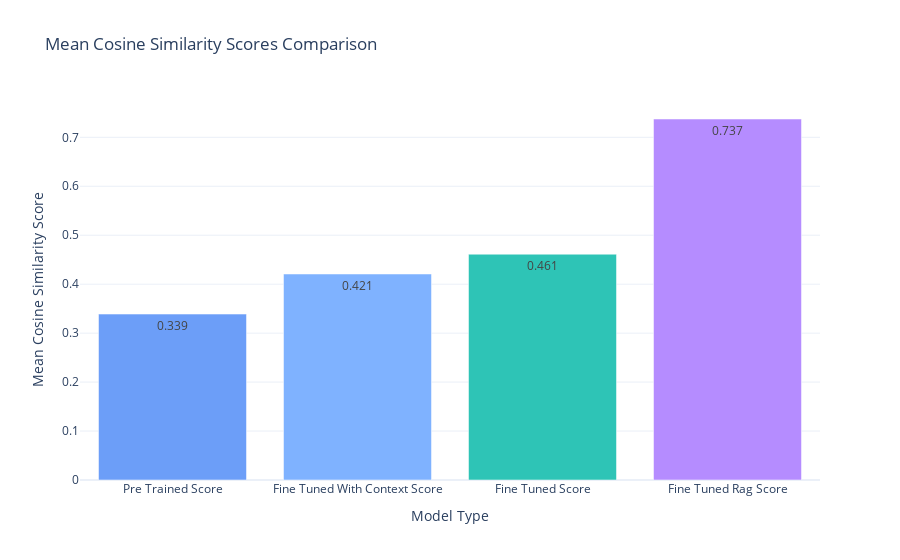

Here is the notebook cell this chart was saved with:
### Code cell
slice_idx = slice(0, 1000)

mean_scores = [data[col][slice_idx].mean() for col in ploting_column]
labels = [col.replace('_', ' ').title() for col in ploting_column]
colors = ['#6C9EF8', '#7FB2FF', '#2EC4B6', '#B58CFF']

fig = go.Figure(
    data=[
        go.Bar(
            x=labels,
            y=mean_scores,
            text=[f"{m:.3f}" for m in mean_scores],
            textposition='auto',
            marker_color=colors
        )
    ]
)

fig.update_layout(
    title="Mean Cosine Similarity Scores Comparison",
    xaxis_title="Model Type",
    yaxis_title="Mean Cosine Similarity Score",
    template='plotly_white'
)

fig.show()

### Figure 1 — Plotly figure (JSON) as saved in the notebook; plotly's stock layout.template omitted (floating-point values rounded to 4 significant figures)
{"data": [{"marker": {"color": ["#6C9EF8", "#7FB2FF", "#2EC4B6", "#B58CFF"]}, "text": ["0.339", "0.421", "0.461", "0.737"], "textposition": "auto", "type": "bar", "x": ["Pre Trained Score", "Fine Tuned With Context Score", "Fine Tuned Score", "Fine Tuned Rag Score"], "y": [0.339, 0.4208, 0.4613, 0.7374]}], "layout": {"title": {"text": "Mean Cosine Similarity Scores Comparison"}, "xaxis": {"title": {"text": "Model Type"}}, "yaxis": {"title": {"text": "Mean Cosine Similarity Score"}}}}
